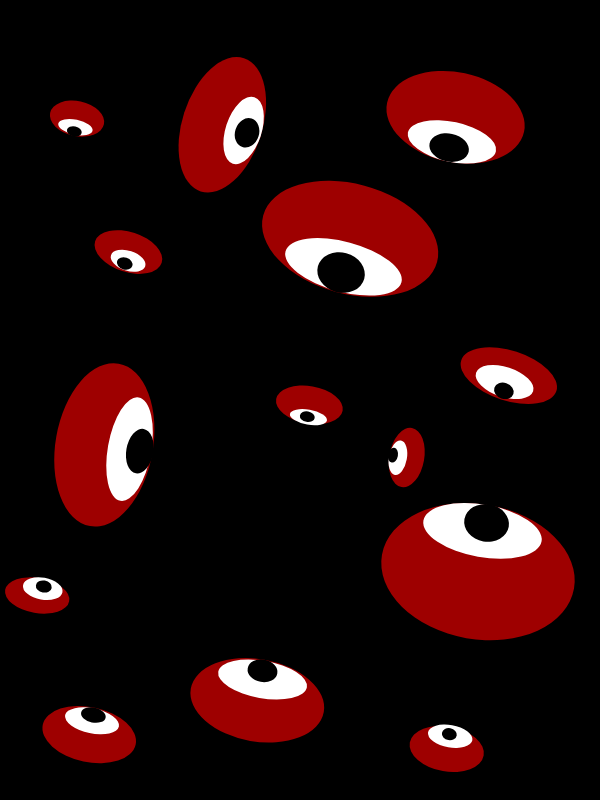
Frame 1 (no input)
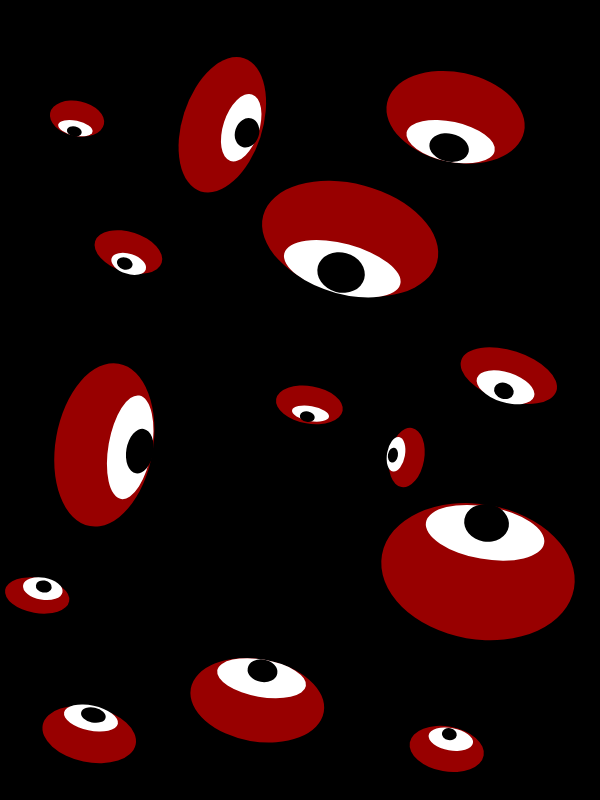
Frame 60 (no input)
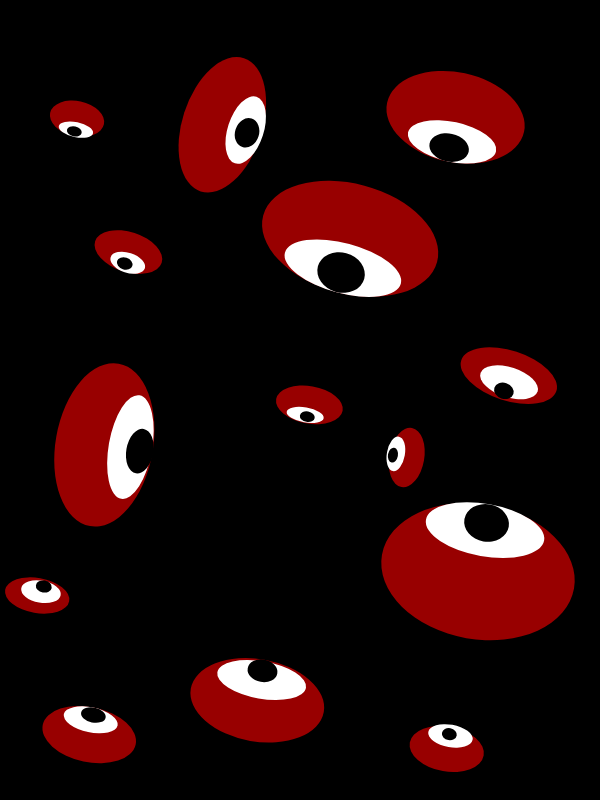
Frame 120 (the mouse pressed at the canvas centre since frame 60)

The p5.js sketch that drew these frames (run headless with seeded random() and noise() and a simulated clock; from frame 60 on, the mouse is pressed at the canvas centre):

// p5.js sketch
// ── sketch.js
function setup() {
  createCanvas(600, 800);
  angleMode(DEGREES)
  noStroke();
}

function draw() {
  background(0);


  let blink = map(sin(frameCount * 3), -1, 1, 50, 255); 
  fill(255, 0, 0, blink);
  //circle 1
  push();
  translate(0,0);
  rotate(15);
  ellipse(400,140,180,110);
  pop();
  
  //circle 2
  push();
  translate(0,0);
  rotate(18)
  scale(2)
  ellipse(125,25,40,70);
  pop();
  
  //circle 3
  push();
  translate(0,0);
  rotate(18)
  scale(2)
  ellipse(100,100,35,20);
  pop();
  
  //circle 4
  push();
  translate(0,0);
  rotate(18)
  scale(2)
  ellipse(300,100,50,25);
  pop();
  
  //circle 5
  push();
  translate(0,0);
  rotate(10)
  scale(1.5)
  ellipse(120,280,65,110);
  pop();
  
  //circle 6
  push();
  translate(0,0);
  rotate(10)
  scale(1.5)
  ellipse(250,230,45,25);
  pop();
  
  //circle 7
  push();
  translate(0,0);
  rotate(10)
  scale(1.5)
  ellipse(380,320,130,90);
  pop();
  
  //circle 8
  push();
  translate(0,0);
  rotate(10)
  scale(1.5)
  ellipse(250,430,90,55);
  pop();
  
  //circle 9
  push();
  translate(0,0);
  rotate(10)
  scale(1.5)
  ellipse(380,440,50,30);
  pop();
  
  //circle 10
  push();
  translate(0,0);
  rotate(10)
  ellipse(480,380,35,60);
  pop();
  
  //circle 11
  push();
  translate(0,0);
  rotate(10)
  ellipse(140,580,65,35);
  pop();
  
  //circle 12
  push();
  translate(0,0);
  rotate(12)
  ellipse(240,700,95,55);
  pop();
  
  //circle 13
  push();
  translate(0,0);
  rotate(12)
  ellipse(470,20,140,90);
  pop();
  
   //circle 14
  push();
  translate(0,0);
  rotate(12)
  ellipse(100,100,55,35);
  pop();

  fill(255);
  let shakeRange = 2;
  
  fill(255,255,255);
  //circle 1.1
  push();
  translate(0,0);
  rotate(15);
  ellipse(400 + random(-shakeRange, shakeRange), 170 + random(-shakeRange, shakeRange), 120, 50);
  pop();
  
  //circle 2.1
  push();
  translate(0,0);
  rotate(18)
  scale(2)
  ellipse(135+ random(-shakeRange, shakeRange),25 + random(-shakeRange, shakeRange),18,35);
  pop();
  
  //circle 3.1
  push();
  translate(0,0);
  rotate(18)
  scale(2)
  ellipse(100 + random(-shakeRange, shakeRange),105 + random(-shakeRange, shakeRange),18,10);
  pop();
  
  //circle 4.1
  push();
  translate(0,0);
  rotate(18)
  scale(2)
  ellipse(300 + random(-shakeRange, shakeRange),105 + random(-shakeRange, shakeRange),30,15);
  pop();
  
  //circle 5.1
  push();
  translate(0,0);
  rotate(10)
  scale(1.5)
  ellipse(138 + random(-shakeRange, shakeRange),280 + random(-shakeRange, shakeRange),29,70);
  pop();
  
  
  //circle 6.1
  push();
  translate(0,0);
  rotate(10)
  scale(1.5)
  ellipse(250 + random(-shakeRange, shakeRange),237 + random(-shakeRange, shakeRange),25,10);
  pop();
  
  //circle 7.1
  push();
  translate(0,0);
  rotate(10)
  scale(1.5)
  ellipse(380 + random(-shakeRange, shakeRange),293 + random(-shakeRange, shakeRange),80,35);
  pop();
  
  //circle 8.1
  push();
  translate(0,0);
  rotate(10)
  scale(1.5)
  ellipse(250 + random(-shakeRange, shakeRange),415 + random(-shakeRange, shakeRange),60,25);
  pop();
  
  //circle 9.1
  push();
  translate(0,0);
  rotate(10)
  scale(1.5)
  ellipse(380 + random(-shakeRange, shakeRange),433 + random(-shakeRange, shakeRange),30,15);
  pop();
  
  //circle 10.1
  push();
  translate(0,0);
  rotate(10)
  ellipse(470 + random(-shakeRange, shakeRange),380 + random(-shakeRange, shakeRange),18,35);
  pop();
  
  //circle 11.1
  push();
  translate(0,0);
  rotate(10)
  ellipse(145 + random(-shakeRange, shakeRange),574 + random(-shakeRange, shakeRange),40,22);
  pop();
  
  //circle 12.1
  push();
  translate(0,0);
  rotate(12)
  ellipse(240 + random(-shakeRange, shakeRange),685 + random(-shakeRange, shakeRange),55,25);
  pop();
  
  //circle 13.1
  push();
  translate(0,0);
  rotate(12)
  ellipse(470 + random(-shakeRange, shakeRange),45 + random(-shakeRange, shakeRange),90,40);
  pop();
  
  //circle 14.1
  push();
  translate(0,0);
  rotate(12)
  ellipse(100 + random(-shakeRange, shakeRange),110 + random(-shakeRange, shakeRange),35,15);
  pop();
  
  fill(0,0,0);
  //circle 1.2
  push();
  translate(0,0);
  rotate(15);
  ellipse(400,175,48,40);
  pop();
  
  //circle 2.2
  push();
  translate(0,0);
  rotate(18)
  scale(2)
  ellipse(138,25,12,15);
  pop();
  
  //circle 3.2
  push();
  translate(0,0);
  rotate(18)
  scale(2)
  ellipse(100,106,8,6);
  pop();
  
  //circle 4.2
  push();
  translate(0,0);
  rotate(18)
  scale(2)
  ellipse(300,108,10,8);
  pop();
  
  //circle 5.2
  push();
  translate(0,0);
  rotate(10)
  scale(1.5)
  ellipse(144,280,18,30);
  pop();
  
  
  //circle 6.2
  push();
  translate(0,0);
  rotate(10)
  scale(1.5)
  ellipse(250,238,10,7);
  pop();
  
  //circle 7.2
  push();
  translate(0,0);
  rotate(10)
  scale(1.5)
  ellipse(380,287,30,25);
  pop();
  
  //circle 8.2
  push();
  translate(0,0);
  rotate(10)
  scale(1.5)
  ellipse(250,410,20,15);
  pop();
  
  //circle 9.2
  push();
  translate(0,0);
  rotate(10)
  scale(1.5)
  ellipse(380,430,10,8);
  pop();
  
  //circle 10.2
  push();
  translate(0,0);
  rotate(10)
  ellipse(466,380,10,15);
  pop();
  
  //circle 11.2
  push();
  translate(0,0);
  rotate(10)
  ellipse(145,570,16,12);
  pop();
  
  //circle 12.2
  push();
  translate(0,0);
  rotate(12)
  ellipse(240,680,25,15);
  pop();
  
  //circle 13.2
  push();
  translate(0,0);
  rotate(12)
  ellipse(470,51,40,28);
  pop();
  
  //circle 14.2
  push();
  translate(0,0);
  rotate(12)
  ellipse(100,113,15,10);
  pop();
  
}
